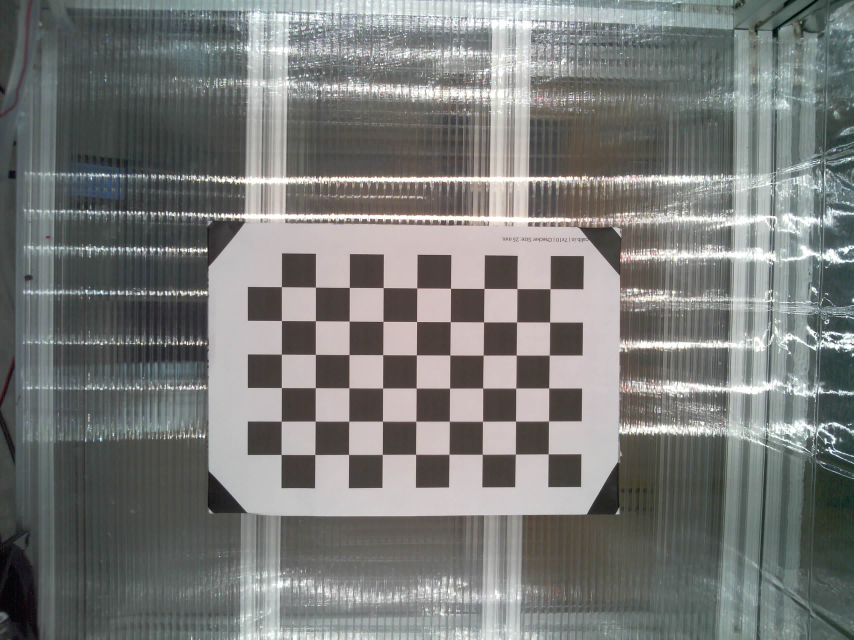
#> input picture 사용한 파일/cube_L_C2_20261111.jpg, 2560 x 1920 px (shown at 1/3 size)
$ jupyter execute --allow-errors stereo_jetson.ipynb   (older library calls are emulated)
#> lines starting #> are read from the running program, lines starting #| are printed output that depends on the picture
# 사진 2장으로 스테레오 거리 측정 (젯슨 JupyterLab 판)

`stereo_colab_v4.ipynb`(최신)에서 **업로드·다운로드 셀만 파일 경로 방식으로 바꾼 것**입니다. 계산 셀(3~7)과 설정 기본값(56°, 33.3mm, 보정 0 — 2026-11-11 캘리브레이션 실측)은 v4 와 같습니다.
이 폴더의 `stereo_calib.npz`(스마트큐브 천장 C2(왼쪽)·C1(오른쪽), 33쌍)가 있으면 자동으로 **정확 측정 모드**로 계산합니다.

**사용법**: 위에서부터 셀을 순서대로 실행하세요 (`Shift + Enter`). 캘리브레이션(C1~C3)은 카메라를 다시 만졌을 때만 필요합니다.

| 단계 | 내용 |
|---|---|
| 0 | 준비 (라이브러리, 한글 폰트, 결과 폴더) |
| 1 | 설정값 입력 (카메라 간격, 화각 — 캘리브레이션 파일을 쓰면 무시됨) |
| C1~C3 | **(선택)** 체커보드 사진 폴더(`collect_pairs.py` 로 모은 `calib/`)로 캘리브레이션 → `stereo_calib.npz` 생성 |
| 2 | 왼쪽·오른쪽 사진 **경로** 지정 (기본: `사용한 파일/cube_L_C2_20261111.jpg`, `cube_R_C1_20261111.jpg` — 큐브 바닥 체커보드, 줄자 58.4cm) |
| 3~5 | 정렬 → 시차 계산 → 거리 계산 (자동) |
| 6 | 결과 보기 (마우스를 올리면 거리 표시) |
| 7 | 원하는 지점 거리 측정 |
| 8 | 결과 저장 (`결과/` 폴더) |

명령줄로 같은 계산을 하려면 이 폴더의 `stereo_pair.py` 를 쓰세요.

[cell 1]
#@title 0. 준비 (라이브러리, 한글 폰트, 결과 폴더)
import os, re, glob
import cv2, numpy as np
import matplotlib.pyplot as plt
from matplotlib import font_manager

# 젯슨에 설치된 나눔고딕(fonts-nanum)으로 그래프 한글 표시
FONT = "/usr/share/fonts/truetype/nanum/NanumGothic.ttf"
if os.path.exists(FONT):
    font_manager.fontManager.addfont(FONT)
    plt.rcParams["font.family"] = "NanumGothic"
else:
    print("나눔고딕 폰트가 없어 그래프 한글이 깨질 수 있습니다 (sudo apt-get install fonts-nanum)")
plt.rcParams["axes.unicode_minus"] = False

OUT_DIR = "결과"                 # 결과 저장 폴더 (이 노트북이 있는 폴더 기준)
os.makedirs(OUT_DIR, exist_ok=True)
CALIB_RESULT = None              # C2 셀에서 캘리브레이션하면 파일 경로가 저장됨
print("준비 완료, OpenCV", cv2.__version__, "| 결과 폴더:", os.path.abspath(OUT_DIR))

[cell 2]
#@title 1. 설정 { display-mode: "form" }
BASELINE_MM = 33.3     #@param {type:"number"}
#@markdown ↑ 두 카메라(촬영 위치) 사이 거리(mm). 캘리브레이션 파일을 쓰면 무시됨. 스마트큐브 천장 카메라 = 33.3 (2026-11-11 캘리브레이션 실측, 자 실측 32~33)
HFOV_DEG = 56.0        #@param {type:"number"}
#@markdown ↑ 카메라 가로 화각(도). 캘리브레이션 파일을 쓰면 무시됨. ESP32-CAM OV5640 "72°" 모듈 = 가로 약 56 (72°는 대각선 화각), OV2640 기본 렌즈 ≈ 66
RESIZE_WIDTH = 640     #@param {type:"integer"}
#@markdown ↑ 계산용 가로 해상도. 큰 사진은 줄여야 빠르고 잘 맞음 (0 = 원본 유지)
RECTIFY_MODE = "auto"  #@param ["auto", "y-align", "none"]
#@markdown ↑ auto: 캘리브레이션 파일이 있으면 사용, 없으면 y-align (특징점으로 세로 어긋남 보정)
BLOCK_SIZE = 5         #@param {type:"slider", min:3, max:15, step:2}
MIN_DIST_CM = 20       #@param {type:"integer"}
#@markdown ↑ 정확 측정 모드의 시차 탐색 범위 계산용: 이보다 가까운 물체는 측정하지 않음
MAX_DIST_CM = 500      #@param {type:"integer"}
#@markdown ↑ 이보다 먼 값은 표시하지 않음
DISP_OFFSET_PX = 0.0   #@param {type:"number"}
#@markdown ↑ 시차 보정값(px), **근사 모드에서만** 적용. 카메라가 살짝 안쪽/바깥쪽을 향해 생기는 오차 보정, 실측 2지점으로 계산 (모르면 0). 정확 측정 모드는 캘리브레이션이 대신함

---
## (선택) 캘리브레이션: 체커보드 사진으로 `stereo_calib.npz` 만들기

팀 폴더의 `stereo_calib.npz`(2026-11-11, 스마트큐브 천장 C2·C1, 33쌍)가 있으면 이 단계는 건너뛰고 셀 2에서 그 파일을 올리면 됩니다. **카메라를 다시 만지거나 해상도를 바꾸면 다시 해야 합니다.**

**준비**
- 체커보드 인쇄 (10×7칸 → 내부 코너 9×6), 평평한 판에 붙이기. 한 칸 크기를 자로 정확히 재기 (A4 인쇄본 실측 24.2mm — 프린터 배율에 따라 다름)
- 측정에 쓸 **같은 두 카메라, 같은 고정 상태**로 촬영. 한 쌍 = 같은 순간의 왼쪽 사진 + 오른쪽 사진. 체커보드 **전체**가 두 사진 모두에 보여야 함 (잘린 쌍은 자동 제외)
- **25쌍 이상**, 거리(높이)를 3~4단계로 바꾸고 그중 절반은 보드를 **20~40° 기울여서**. 평평한 보드만 찍으면 초점거리가 정해지지 않아 거리가 2~3% 틀림 (2026-11-11 확인)
- 스마트큐브: 대시보드 "동시 촬영(2대)"으로 찍고, PC에서 `python collect_pairs.py --since <시각> --out calib --left CUBE001-C2` 로 `calib/L_NN.jpg`, `R_NN.jpg` 를 모은 뒤 zip. 양쪽 썸네일이 모두 뜰 때까지 보드를 움직이지 말 것 (업로드가 실패하면 카메라가 다시 찍음)

**업로드 방법 (둘 중 하나)**
- **A. zip 파일**: `collect_pairs.py` 또는 PC의 `python stereo.py collect`로 만든 `calib` 폴더를 압축 (`L_00.jpg`, `R_00.jpg` …). 이름에 `left`/`right`가 들어간 파일도 인식
- **B. 사진 직접 선택**: 왼쪽 사진들을 한꺼번에 선택 → 이어서 오른쪽 사진들을 한꺼번에 선택. **파일 이름 순서로 짝을 지으므로** 촬영 순서가 같아야 함

⚠ 캘리브레이션 후 카메라 간격·각도가 바뀌면 다시 해야 합니다. 명령줄로 같은 계산을 하려면 팀 폴더의 `stereo_calibrate.py` 를 쓰세요.

[cell 3]
#@title C1. 캘리브레이션 사진 폴더 지정 { display-mode: "form" }
CALIB_IMG_DIR = "calib"   #@param {type:"string"}
#@markdown ↑ 체커보드 사진 폴더. `L_00.png`/`R_00.png` … 또는 이름에 `left`/`right` 가 든 파일을 짝지음
BOARD_COLS = 9      #@param {type:"integer"}
BOARD_ROWS = 6      #@param {type:"integer"}
#@markdown ↑ 체커보드 **내부 코너** 개수 (10×7칸 보드 → 9, 6)
SQUARE_MM = 24.2    #@param {type:"number"}
#@markdown ↑ 체커보드 한 칸의 실제 크기(mm)
CALIB_WIDTH = 640   #@param {type:"integer"}
#@markdown ↑ 캘리브레이션 해상도(가로). 측정 사진도 자동으로 이 크기로 맞춤. ESP32-CAM VGA면 640 (0 = 원본)

IMG_EXT = (".png", ".jpg", ".jpeg", ".bmp")

def natural_key(p):
    # IMG_2 < IMG_10 순서로 정렬
    return [int(t) if t.isdigit() else t.lower() for t in re.split(r"(\d+)", os.path.basename(p))]

# [5 lines left out: function side_of, not called in this run]

imgs = [p for p in glob.glob(os.path.join(CALIB_IMG_DIR, "**", "*"), recursive=True) if p.lower().endswith(IMG_EXT)]
rights = {}
for p in imgs:
    if side_of(p) == "R":
        rights[re.sub(r"(?i)^r_|right", "#", os.path.basename(p), count=1)] = p
calib_pairs = []
for p in sorted(imgs, key=natural_key):
    if side_of(p) == "L":
        key = re.sub(r"(?i)^l_|left", "#", os.path.basename(p), count=1)
        if key in rights:
            calib_pairs.append((p, rights[key]))

print(f"짝지어진 사진: {len(calib_pairs)}쌍  (폴더: {os.path.abspath(CALIB_IMG_DIR)})")
for l, r in calib_pairs[:5]:
    print(f"  {os.path.basename(l)}  ↔  {os.path.basename(r)}")
if len(calib_pairs) > 5:
    print("  ...")
if len(calib_pairs) < 10:
    print("⚠ 10쌍 이상 필요합니다 (권장 20~30쌍)")

#> (a cell that did not finish here is left out)

#> (a cell that did not finish here is left out)

[cell 6]
#@title 2. 측정할 사진 지정
LEFT_PATH = "사용한 파일/cube_L_C2_20261111.jpg"    # 왼쪽 사진 경로 (스마트큐브: C2 = 피사체를 바라볼 때 왼쪽 카메라)
RIGHT_PATH = "사용한 파일/cube_R_C1_20261111.jpg"   # 오른쪽 사진 경로 (스마트큐브: C1)
# 캘리브레이션 파일: C2 셀에서 방금 만든 것 → 없으면 이 폴더의 stereo_calib.npz (2026-11-11, C2·C1 33쌍) → 없으면 근사 측정
CALIB_PATH = CALIB_RESULT if (CALIB_RESULT and os.path.exists(CALIB_RESULT)) else ("stereo_calib.npz" if os.path.exists("stereo_calib.npz") else None)
# 근사 측정으로 강제하려면:  CALIB_PATH = None

for p in (LEFT_PATH, RIGHT_PATH):
    if not os.path.exists(p):
        raise SystemExit(f"파일이 없습니다: {p}")
print(f"왼쪽: {LEFT_PATH}\n오른쪽: {RIGHT_PATH}\n캘리브레이션: {CALIB_PATH or '없음 (근사 측정)'}")

[cell 7]
#@title 3. 사진 불러오기 + 정렬(평행화)
def load(path):
#> called with path = '사용한 파일/cube_L_C2_20261111.jpg'
    img = cv2.imread(path, cv2.IMREAD_COLOR)   # 스마트폰 사진의 회전(EXIF)도 반영됨
#> img is the input picture: shape (1920, 2560, 3); mean B, G, R 120.5, 122.4, 120.7
    if img is None:
        raise ValueError(f"이미지를 읽을 수 없습니다: {path} (jpg/png만 지원)")
    return img

L0, R0 = load(LEFT_PATH), load(RIGHT_PATH)
#> call 2 of load, with path = '사용한 파일/cube_R_C1_20261111.jpg'
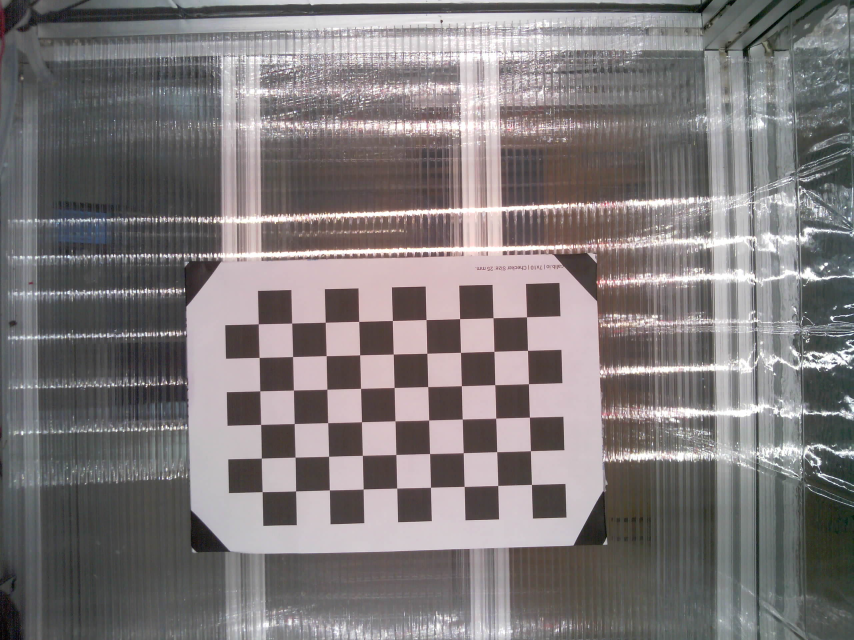
#> input picture 사용한 파일/cube_R_C1_20261111.jpg, 2560 x 1920 px (shown at 1/3 size)
#> in load, img is the input picture: shape (1920, 2560, 3); mean B, G, R 121.9, 121.2, 126.3
if L0.shape != R0.shape:
    print(f"⚠ 두 사진 크기가 다릅니다 {L0.shape[:2]} vs {R0.shape[:2]} → 오른쪽을 왼쪽 크기로 맞춤")
    R0 = cv2.resize(R0, (L0.shape[1], L0.shape[0]))

# --- 캘리브레이션 파일 확인 ---
calib = None
if RECTIFY_MODE == "auto" and CALIB_PATH:
    calib = np.load(CALIB_PATH)
#> (reads stereo_calib.npz from the repository)
    cw, ch = (int(v) for v in calib["size"])
    if (L0.shape[1], L0.shape[0]) != (cw, ch):
        # 가로세로 비율이 같으면 캘리브레이션 해상도로 맞춤 (같은 카메라로 찍은 큰 원본 사진 등)
        if abs(L0.shape[1] / L0.shape[0] - cw / ch) < 0.01:
            print(f"사진 크기 {L0.shape[1]}x{L0.shape[0]} → 캘리브레이션 크기 {cw}x{ch} 로 맞춤")
#| 사진 크기 2560x1920 → 캘리브레이션 크기 640x480 로 맞춤
            L0 = cv2.resize(L0, (cw, ch), interpolation=cv2.INTER_AREA)
            R0 = cv2.resize(R0, (cw, ch), interpolation=cv2.INTER_AREA)
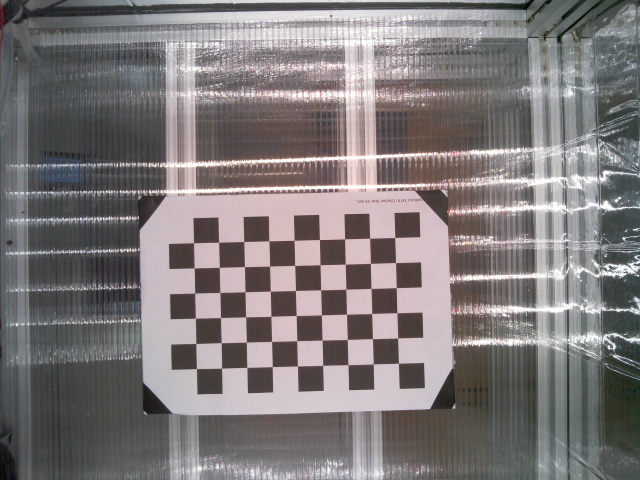
#> R0: shape (480, 640, 3); mean B, G, R 121.9, 121.2, 126.3
        else:
            print(f"⚠ 사진 비율 {L0.shape[1]}x{L0.shape[0]} ≠ 캘리브레이션 {cw}x{ch} → 캘리브레이션 사용 불가, y-align으로 진행")
            calib = None
mode = "calib" if calib is not None else ("none" if RECTIFY_MODE == "none" else "y-align")

# [13 lines left out: function match_points, not called in this run]

if mode == "calib":
    size = (cw, ch)
    m1 = cv2.initUndistortRectifyMap(calib["K1"], calib["D1"], calib["R1"], calib["P1"], size, cv2.CV_32FC1)
    m2 = cv2.initUndistortRectifyMap(calib["K2"], calib["D2"], calib["R2"], calib["P2"], size, cv2.CV_32FC1)
    L = cv2.remap(L0, *m1, cv2.INTER_LINEAR)
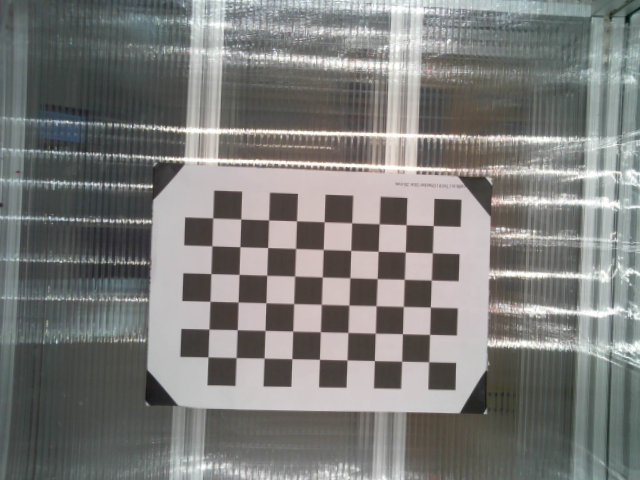
#> L: shape (480, 640, 3); mean B, G, R 122.1, 124.2, 124.2
    R = cv2.remap(R0, *m2, cv2.INTER_LINEAR)
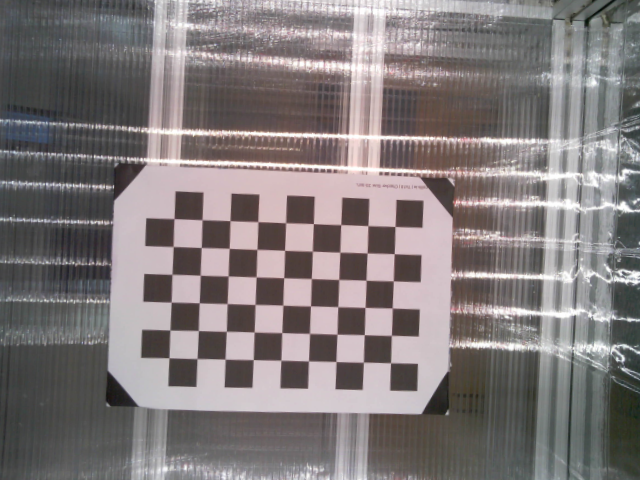
#> R: shape (480, 640, 3); mean B, G, R 123, 122.5, 129.2
    Q = calib["Q"]
    print("✔ 캘리브레이션 파일로 왜곡 보정 + 평행화 완료 (정확 측정 모드)")
else:
    # 계산 해상도로 축소
    if RESIZE_WIDTH and L0.shape[1] > RESIZE_WIDTH:
        s = RESIZE_WIDTH / L0.shape[1]
        L = cv2.resize(L0, None, fx=s, fy=s, interpolation=cv2.INTER_AREA)
        R = cv2.resize(R0, None, fx=s, fy=s, interpolation=cv2.INTER_AREA)
    else:
        L, R = L0.copy(), R0.copy()
    h, w = L.shape[:2]

    if mode == "y-align":
        # 오른쪽 사진의 '세로 위치'만 보정 (y' = y + a + b*x + c*y)
        # 가로(x)는 건드리지 않으므로 '무한히 먼 곳 = 시차 0' 관계가 유지됨
        pl, pr = match_points(L, R)
        if len(pl) < 20:
            print(f"⚠ 매칭점이 {len(pl)}개뿐이라 세로 보정을 건너뜁니다 (무늬가 많은 장면으로 다시 찍어 보세요)")
        else:
            dy = pl[:, 1] - pr[:, 1]
            A = np.c_[np.ones(len(pr)), pr[:, 0], pr[:, 1]]
            keep = np.abs(dy - np.median(dy)) < 3 * (np.median(np.abs(dy - np.median(dy))) + 1)
            for _ in range(5):   # 이상치 제거하며 반복 최소제곱
                coef, *_ = np.linalg.lstsq(A[keep], dy[keep], rcond=None)
                res = dy - A @ coef
                keep = np.abs(res) < max(2.0, 3 * np.median(np.abs(res[keep])))
            xs, ys = np.meshgrid(np.arange(w, dtype=np.float32), np.arange(h, dtype=np.float32))
            # yL = yR + a + b*x + c*yR  →  yR = (yL - a - b*x) / (1 + c)
            map_y = ((ys - coef[0] - coef[1] * xs) / (1 + coef[2])).astype(np.float32)
            R = cv2.remap(R, xs, map_y, cv2.INTER_LINEAR)
            print(f"✔ 세로 정렬 완료: 매칭점 {keep.sum()}/{len(pl)}개 사용, "
                  f"보정 전 세로 어긋남 중앙값 {np.median(np.abs(dy)):.1f}px → 보정 후 {np.median(np.abs(res[keep])):.2f}px")
    else:
        print("정렬 없이 진행 (두 사진이 이미 평행하다고 가정)")

    f_px = (w / 2) / np.tan(np.radians(HFOV_DEG) / 2)
    # Z = f*B/d 를 reprojectImageTo3D 형식의 Q 행렬로 구성
    Q = np.float32([[1, 0, 0, -w / 2],
                    [0, 1, 0, -h / 2],
                    [0, 0, 0, f_px],
                    [0, 0, 1 / BASELINE_MM, 0]])
    print(f"근사 측정 모드: 초점거리 ≈ {f_px:.0f}px (화각 {HFOV_DEG}°), 카메라 간격 {BASELINE_MM}mm")

# 정렬 확인: 같은 물체가 같은 가로줄 위에 있으면 OK
pair = np.hstack([L, R])
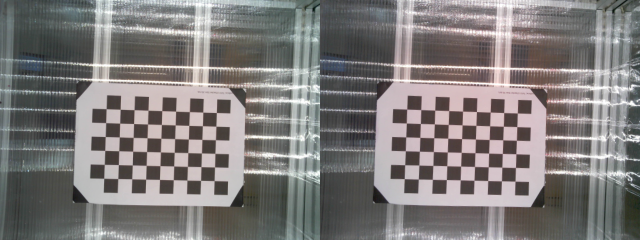
#> pair: shape (480, 1280, 3) (shown at 1/2 size); mean B, G, R 122.6, 123.3, 126.7
fig, ax = plt.subplots(figsize=(14, 5))
ax.imshow(cv2.cvtColor(pair, cv2.COLOR_BGR2RGB))
for y in np.linspace(0, L.shape[0], 12)[1:-1]:
    ax.axhline(y, color="lime", lw=0.7)
ax.set_title("정렬 확인: 같은 물체가 초록 가로줄 기준으로 같은 높이에 있어야 함   (왼쪽 | 오른쪽)")
ax.axis("off"); plt.show()
#> after `ax.axis('off')`:
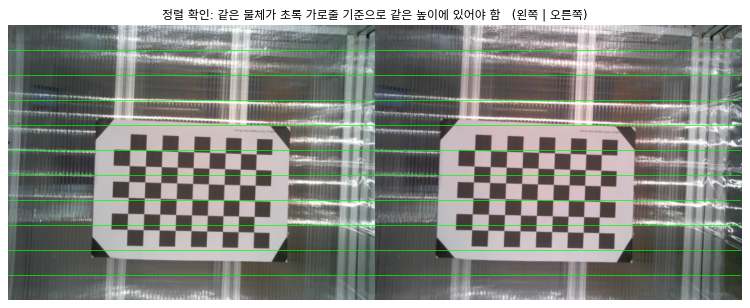
#> figure drawn by matplotlib, 1 panel

[cell 8]
#@title 4. 시차(disparity) 계산
gl = cv2.cvtColor(L, cv2.COLOR_BGR2GRAY)
gr = cv2.cvtColor(R, cv2.COLOR_BGR2GRAY)
h, w = gl.shape

if mode == "calib":
    # 정확 측정 모드: 탐색 범위는 거리 범위(MIN_DIST_CM~MAX_DIST_CM)로 계산. 매칭점으로 추정하면 반복 무늬 바닥에서
    # 틀릴 수 있고(2026-11-11 큐브 바닥에서 전부 매칭 실패), 좌우도 캘리브레이션이 정한 것이므로 바꾸지 않음
    f_px, base_mm = float(Q[2, 3]), 1.0 / abs(float(Q[3, 2]))
    max_d = f_px * base_mm / (MIN_DIST_CM * 10)
    scene_min_d = f_px * base_mm / (MAX_DIST_CM * 10)   # 가장 먼 거리의 시차
    min_disp = 0
    num_disp = int(np.ceil((max_d + 16) / 16) * 16)
    print(f"정확 측정 모드: 초점거리 {f_px:.0f}px, 간격 {base_mm:.1f}mm → {MIN_DIST_CM}~{MAX_DIST_CM}cm 는 시차 {max_d:.0f}~{scene_min_d:.1f}px")
else:
    # 근사 모드: 매칭점으로 실제 시차 범위를 측정해서 SGBM 탐색 범위를 자동 설정
    pl, pr = match_points(L, R)
    d_pts = pl[:, 0] - pr[:, 0] if len(pl) else np.array([])
    d_pts = d_pts[np.abs(pl[:, 1] - pr[:, 1]) < 2] if len(pl) else d_pts
    if len(d_pts) >= 10:
        if np.median(d_pts) < 0:
            print("⚠ 시차가 음수입니다 → 왼쪽/오른쪽 사진이 바뀐 것 같아 자동으로 교체합니다")
            L, R, gl, gr = R, L, gr, gl
            d_pts = -d_pts
        lo, hi = np.percentile(d_pts, [1, 99.5])
        min_disp = int(max(0, np.floor(lo) - 8))
        scene_min_d = lo                                # 장면에서 가장 먼 곳의 시차
        # 매칭점이 없는 더 가까운 물체도 잡도록 위쪽은 넉넉하게 (x1.5 + 16px)
        num_disp = int(np.ceil((hi * 1.5 + 16 - min_disp) / 16) * 16)
    else:
        print("⚠ 매칭점이 부족해 기본 탐색 범위를 사용합니다")
        min_disp, num_disp = 0, 128
        scene_min_d = 0
num_disp = int(min(max(num_disp, 16), (w - min_disp) // 16 * 16))
print(f"시차 탐색 범위: {min_disp} ~ {min_disp + num_disp} px")
#| 시차 탐색 범위: 0 ~ 128 px

bs = BLOCK_SIZE
sgbm = cv2.StereoSGBM_create(
    minDisparity=min_disp, numDisparities=num_disp, blockSize=bs,
    P1=8 * 3 * bs ** 2, P2=32 * 3 * bs ** 2, disp12MaxDiff=1,
    uniquenessRatio=10, speckleWindowSize=100, speckleRange=2,
    mode=cv2.STEREO_SGBM_MODE_SGBM_3WAY)
# 왼쪽 가장자리도 계산되도록, 탐색 범위만큼 왼쪽에 검은 여백을 붙여 계산한 뒤 잘라냄
# (여백이 없으면 OpenCV가 왼쪽 min_disp + num_disp 픽셀을 통째로 '측정 불가'로 처리)
PAD = min_disp + num_disp
glp = cv2.copyMakeBorder(gl, 0, 0, PAD, 0, cv2.BORDER_CONSTANT, value=0)
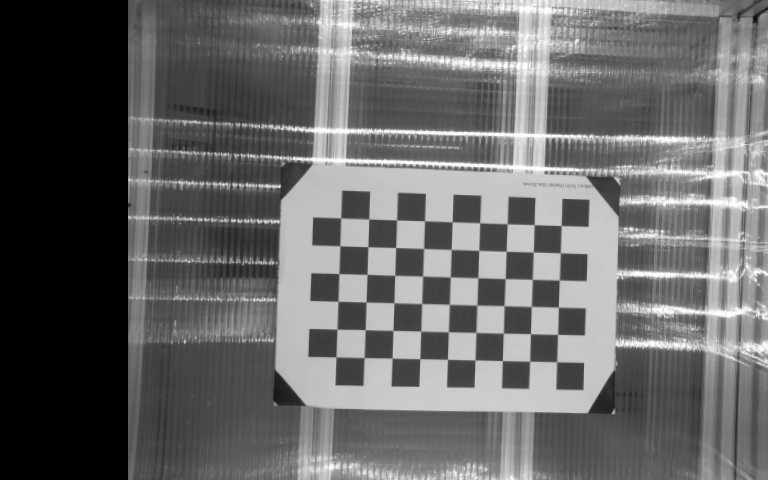
#> glp: shape (480, 768); min 0, max 255, mean 103.3
grp = cv2.copyMakeBorder(gr, 0, 0, PAD, 0, cv2.BORDER_CONSTANT, value=0)
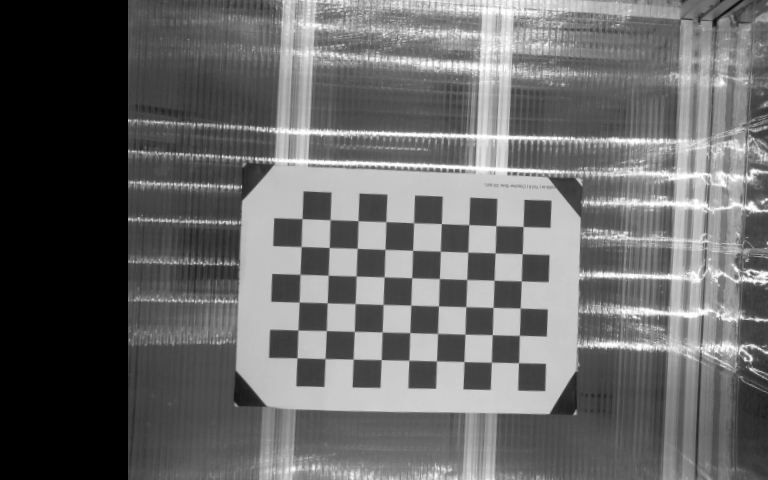
#> grp: shape (480, 768); min 0, max 255, mean 103.8
raw = sgbm.compute(glp, grp)
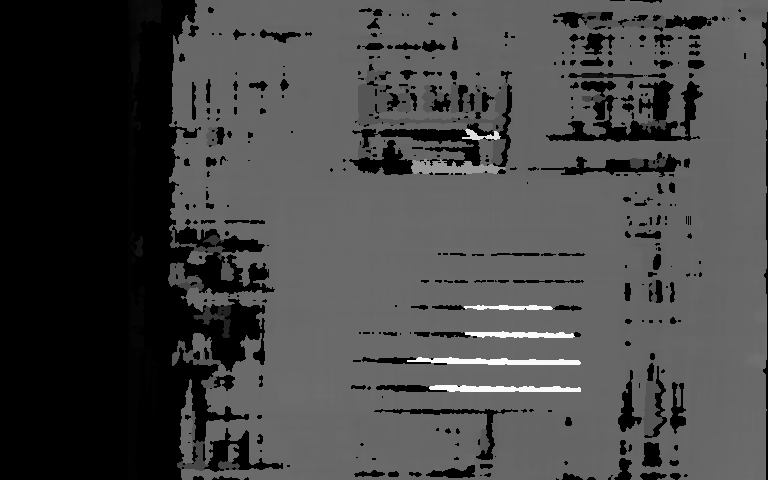
#> raw: shape (480, 768) int16; min -16, max 1518, mean 411.7; drawn with min black and max white

# opencv-contrib가 있으면 WLS 필터로 빈 곳을 메우고 경계를 다듬음
if hasattr(cv2, "ximgproc"):
    right_m = cv2.ximgproc.createRightMatcher(sgbm)
    wls = cv2.ximgproc.createDisparityWLSFilter(sgbm)
    wls.setLambda(8000); wls.setSigmaColor(1.2)
    raw = wls.filter(raw, glp, disparity_map_right=right_m.compute(grp, glp))
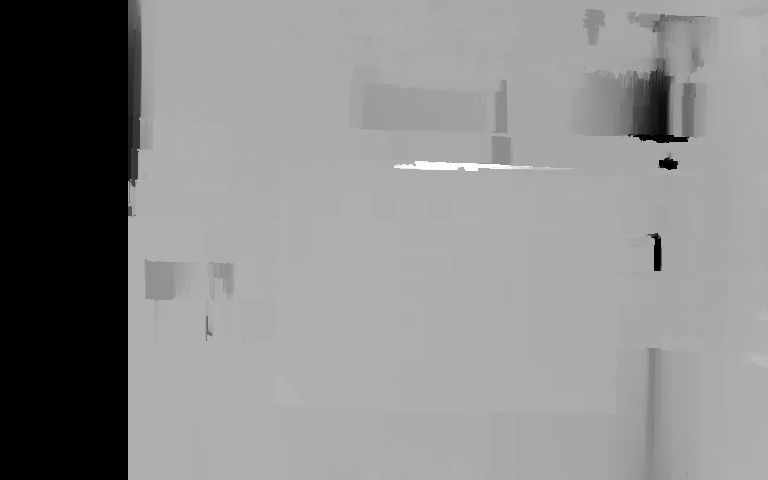
#> raw: shape (480, 768) int16; min -16, max 913, mean 493.4; drawn with min black and max white
    print("✔ WLS 필터 적용")
raw = raw[:, PAD:]                                   # 여백 잘라내기
#> raw: shape (480, 640) int16
disp = raw.astype(np.float32) / 16.0
#> (the rest of the program and of its run is left out)
